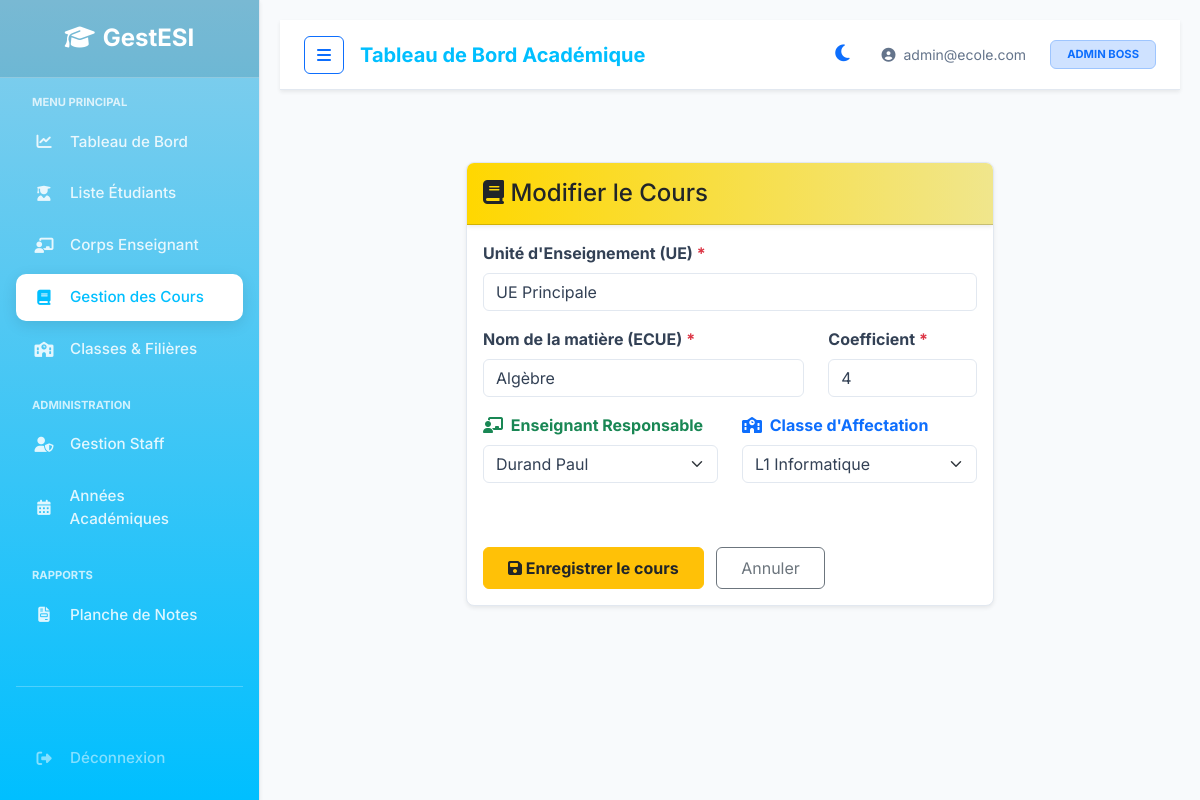
/index.php?url=course/edit/1 (signed in), run on the app's committed database.
### tables this page shows
CREATE TABLE IF NOT EXISTS affectation_cours (
    id_affectation INT AUTO_INCREMENT PRIMARY KEY,
    fk_prof INT NOT NULL,
    fk_cours INT NOT NULL,
    fk_classe INT NOT NULL,
    fk_annee INT NOT NULL,
    FOREIGN KEY (fk_prof) REFERENCES professeur(id_prof) ON DELETE CASCADE,
    FOREIGN KEY (fk_cours) REFERENCES cours(id_cours) ON DELETE CASCADE,
    FOREIGN KEY (fk_classe) REFERENCES classe(id_classe) ON DELETE CASCADE,
    FOREIGN KEY (fk_annee) REFERENCES annee_academique(id_annee) ON DELETE CASCADE
);

CREATE TABLE IF NOT EXISTS cours (
    id_cours INT AUTO_INCREMENT PRIMARY KEY,
    ue_nom VARCHAR(150) NOT NULL DEFAULT 'UE Principale',
    libelle VARCHAR(150) NOT NULL,
    coefficient DECIMAL(3,1) NOT NULL DEFAULT 1.0
);

CREATE TABLE IF NOT EXISTS professeur (
    id_prof INT AUTO_INCREMENT PRIMARY KEY,
    matricule VARCHAR(50) NOT NULL UNIQUE,
    nom VARCHAR(100) NOT NULL,
    prenom VARCHAR(100) NOT NULL,
    specialite VARCHAR(150),
    fk_user INT NOT NULL,
    FOREIGN KEY (fk_user) REFERENCES utilisateur(id_user) ON DELETE CASCADE
);

CREATE TABLE IF NOT EXISTS classe (
    id_classe INT AUTO_INCREMENT PRIMARY KEY,
    nom_classe VARCHAR(100) NOT NULL,
    niveau VARCHAR(100),
    fk_annee INT NOT NULL,
    FOREIGN KEY (fk_annee) REFERENCES annee_academique(id_annee) ON DELETE CASCADE
);

### app/Core/Router.php (called while the page is built, shortened)
<?php
class Router {
    protected $method = 'index';
    public function __construct() {
        $url = $this->parseUrl();
        if (isset($url[0]) && file_exists('../app/Controllers/' . ucfirst($url[0]) . 'Controller.php')) {
            unset($url[0]);
        }
        $this->controller = new $controllerClass;
        if (isset($url[1])) {
            if (method_exists($this->controller, $url[1])) {
                $this->method = $url[1];
                unset($url[1]);
            }
        }
        $this->params = $url ? array_values($url) : [];
        call_user_func_array([$this->controller, $this->method], $this->params);
    }
    public function parseUrl() {
        if (isset($_GET['url'])) {
            return explode('/', filter_var(rtrim($_GET['url'], '/'), FILTER_SANITIZE_URL));
        }
        return [];
    }
}

### public/index.php (called while the page is built, shortened)
<?php
$app = new Router();

### app/Core/Security.php (called while the page is built, shortened)
<?php
class Security {
    public static function escape($html) {
        return htmlspecialchars($html, ENT_QUOTES | ENT_HTML5, 'UTF-8');
    }
}

### app/Views/course/form.php (the view, shortened to what this page needs)
<?php require_once '../app/Views/layout/header.php'; ?>
<div class="row">
    <div class="col-md-8 mx-auto mt-4">
        <div class="card border-0 shadow-sm rounded-3 overflow-hidden">
            <div class="card-header text-dark font-weight-bold py-3 shadow-sm" style="background: linear-gradient(90deg, #FFD700, #F0E68C);">
                <h4 class="m-0"><i class="fas fa-book"></i> <?php echo htmlspecialchars($title ?? 'Formulaire Matière'); ?></h4>
            </div>
            <div class="card-body">
                <form action="<?php echo BASE_URL; ?>/index.php?url=course/<?php echo $action; ?>" method="POST">
                    <div class="row mb-5">
                        <div class="col-md-12 mb-3">
                            <label class="form-label fw-bold">Unité d'Enseignement (UE) <span class="text-danger">*</span></label>
                            <input type="text" name="ue_nom" class="form-control" value="<?php echo isset($course) ? \App\Core\Security::escape($course->ue_nom) : ''; ?>" required placeholder="ex: UE1 : Mathématiques">
                        </div>
                        <div class="col-md-8 mb-3">
                            <label class="form-label fw-bold">Nom de la matière (ECUE) <span class="text-danger">*</span></label>
                            <input type="text" name="libelle" class="form-control" value="<?php echo isset($course) ? \App\Core\Security::escape($course->libelle) : ''; ?>" required placeholder="ex: Mathématiques Avancées">
                        </div>
                        <div class="col-md-4 mb-3">
                            <label class="form-label fw-bold">Coefficient <span class="text-danger">*</span></label>
                            <input type="number" step="0.5" name="coefficient" class="form-control" value="<?php echo isset($course) ? (float)$course->coefficient : '1.0'; ?>" min="0.5" required>
                        </div>
                        <div class="col-md-6 mb-3">
                            <label class="form-label fw-bold text-success"><i class="fas fa-chalkboard-teacher me-1"></i> Enseignant Responsable</label>
                            <select name="fk_prof" class="form-select border-success">
                                <?php foreach($professors as $p): ?>
                                    <option value="<?php echo $p->id_prof; ?>" <?php echo (isset($course->fk_prof) && $course->fk_prof == $p->id_prof) ? 'selected' : ''; ?>>
                                        <?php echo \App\Core\Security::escape($p->nom . ' ' . $p->prenom); ?>
                                    </option>
                                <?php endforeach; ?>
                            </select>
                        </div>
                        <div class="col-md-6 mb-3">
                            <label class="form-label fw-bold text-primary"><i class="fas fa-school me-1"></i> Classe d'Affectation</label>
                            <select name="fk_classe" class="form-select border-primary" <?php echo ($_SESSION['role'] === 'responsable') ? 'readonly' : ''; ?>>
                                <?php foreach($classes as $cl): ?>
                                    <option value="<?php echo $cl->id_classe; ?>" <?php echo (isset($course->fk_classe) && $course->fk_classe == $cl->id_classe) ? 'selected' : ''; ?> <?php echo ($_SESSION['role'] === 'responsable' && $cl->id_classe == $_SESSION['id_classe']) ? 'selected' : ''; ?>>
                                        <?php echo \App\Core\Security::escape($cl->nom_classe); ?>
                                    </option>
                                <?php endforeach; ?>
                            </select>
                        </div>
                    </div>
                    <button class="btn btn-warning text-dark fw-bold px-4 py-2"><i class="fas fa-save"></i> Enregistrer le cours</button>
                    <a href="<?php echo BASE_URL; ?>/index.php?url=course" class="btn btn-outline-secondary px-4 py-2 ms-2">Annuler</a>
                </form>
            </div>
        </div>
    </div>
</div>
<?php require_once '../app/Views/layout/footer.php'; ?>

### public/css/style.css (style rules this page uses)
:root { --primary-color: #00BFFF; --secondary-color: #87CEEB; --accent-color: #0097a7; --body-bg: #f8fafc; --card-bg: #ffffff; --navbar-bg: #ffffff; --sidebar-gradient: linear-gradient(180deg, #87CEEB 0%, #00BFFF 100%); --text-main: #334155; --text-muted: #64748b; --text-on-primary: #ffffff; --border-color: #e2e8f0; --input-bg: #ffffff; --table-header-bg: #2c3e50; --table-hover: #f1f5f9; }
body { font-family: 'Inter', 'Segoe UI', sans-serif; background-color: var(--body-bg); color: var(--text-main); transition: background-color 0.3s ease, color 0.3s ease; }
.card { background-color: var(--card-bg) !important; border: 1px solid var(--border-color) !important; color: var(--text-main); }
.form-control, .form-select { background-color: var(--input-bg) !important; border: 1px solid var(--border-color) !important; color: var(--text-main) !important; }

### data on the page
affectation_cours: ue_nom "UE Principale", libelle "Algèbre", coefficient "4", fk_prof "Durand Paul", fk_classe "L1 Informatique"

### other printed values
APP_NAME "GestESI"
$_SESSION['email'] "admin@ecole.com"
$roles[$_SESSION['role']] "ADMIN BOSS"
$title "Modifier le Cours"
